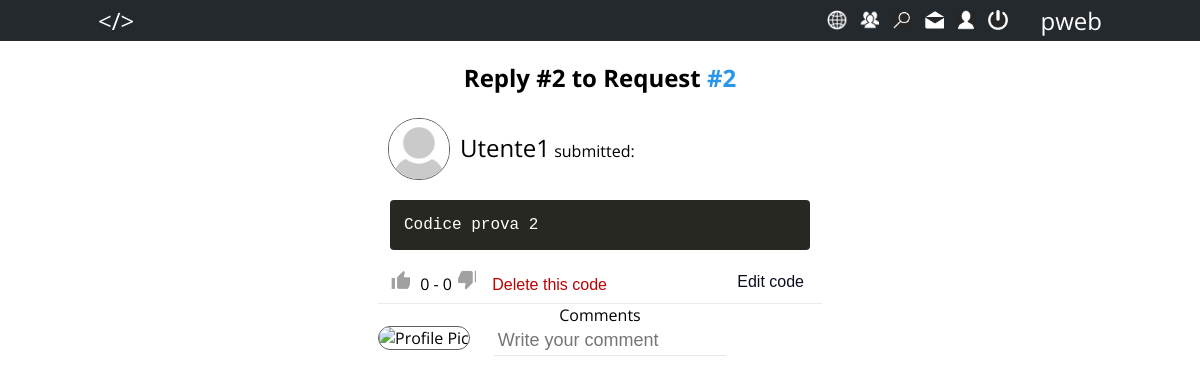
The app's page /php/code.php?id=2&req=2 (signed in) with its own data.
### tables this page shows
CREATE TABLE `risposta` (
  `ID` int(11) NOT NULL AUTO_INCREMENT,
  `Codice` text NOT NULL,
  `Richiesta` int(11) NOT NULL,
  `UltimaModifica` date NOT NULL,
  `Autore` int(11) NOT NULL,
  PRIMARY KEY (`ID`),
  KEY `Richiesta` (`Richiesta`),
  KEY `Autore` (`Autore`),
  CONSTRAINT `risposta_ibfk_1` FOREIGN KEY (`Richiesta`) REFERENCES `richiesta` (`ID`) ON DELETE NO ACTION ON UPDATE NO ACTION
);

CREATE TABLE `utente` (
  `ID` int(11) NOT NULL AUTO_INCREMENT,
  `Email` varchar(100) NOT NULL,
  `Username` varchar(100) NOT NULL,
  `Nome` varchar(100) NOT NULL,
  `Cognome` varchar(100) NOT NULL,
  `Password` varchar(100) NOT NULL,
  `Amministratore` tinyint(1) NOT NULL DEFAULT '0',
  `Esperienza` int(11) NOT NULL DEFAULT '0',
  `Image` tinyint(1) NOT NULL DEFAULT '0',
  PRIMARY KEY (`ID`),
  UNIQUE KEY `Username` (`Username`),
  UNIQUE KEY `Email` (`Email`)
);

### php/utils/managerDB.php (called while the page is built, shortened)
<?php
require UTILS_DIR.'configurationDB.php';
$dbmanager = new DBManager();
class DBManager {
		private $connection = null;
    	function openConnection(){
    		if (!$this->isOpened()){
    			global $host;
    			global $username;
    			global $password;
    			global $dbName;
    			$this->connection = new mysqli($host, $username, $password);
				$this->connection->select_db($dbName) or
					die ('Non posso usare il database selezionato: ' . mysqli_error());
			}
    	}
    	function isOpened(){
       		return ($this->connection != null);
    	}
		function performQuery($queryText) {
			return $this->connection->query($queryText);
		}
		function sqlInjectionFilter($parameter){
			return $this->connection->real_escape_string($parameter);
		}
		function closeConnection(){
			$this->connection = null;
		}
	}
?>

### php/utils/configurationDB.php (called while the page is built)
<?php
	$host = 'localhost';
	$username = 'root';
	$password = '';
	$dbName = 'codeportal';
?>

### php/utils/informationUtil.php (called while the page is built, shortened)
<?php
require UTILS_DIR.'managerDB.php';
function id2Pic($id) {
	global $dbmanager;
	$id = $dbmanager->sqlInjectionFilter($id);
	$query = 'SELECT U.Image '.
			 'FROM utente U '.
			 'WHERE U.ID='.$id;
	$result = $dbmanager->performQuery($query);
	return $result;
}
function getUser($id) {
	global $dbmanager;
	$id = $dbmanager->sqlInjectionFilter($id);
	$query = 'SELECT U.* '.
			 'FROM utente U '.
			 'WHERE U.ID='.$id;
	$result = $dbmanager->performQuery($query);
	return $result;
}
function getReply($id) {
	global $dbmanager;
	$id = $dbmanager->sqlInjectionFilter($id);
	$query = 'SELECT R.* '.
			 'FROM risposta R '.
			 'WHERE R.ID='.$id;
	$result = $dbmanager->performQuery($query);
	return $result;
}
function retLikes($code) {
	global $dbmanager;
	$code = $dbmanager->sqlInjectionFilter($code);
	$query = 'SELECT count(*) AS Likes '.
			 'FROM risposta R INNER JOIN likes L ON L.Risposta=R.ID '.
			 'WHERE R.ID='.$code;
	$result = $dbmanager->performQuery($query);
	$result = $result->fetch_assoc();
	return $result['Likes'];
}
function retDislikes($code) {
	global $dbmanager;
	$code = $dbmanager->sqlInjectionFilter($code);
	$query = 'SELECT count(*) AS Dislikes '.
			 'FROM risposta R INNER JOIN dislikes D ON D.Risposta=R.ID '.
			 'WHERE R.ID='.$code;
	$result = $dbmanager->performQuery($query);
	$result = $result->fetch_assoc();
	return $result['Dislikes'];
}
function retIsLiked($code) {
	global $dbmanager;
	$code = $dbmanager->sqlInjectionFilter($code);
	$query = 'SELECT IF( EXISTS ( '.
				'SELECT * '.
				'FROM likes L '.
				'WHERE L.Utente='.$_SESSION['userID'].' '.
				'AND L.Risposta='.$code.' '.
			 ' ) ,1,0) AS Result ';
	$result = $dbmanager->performQuery($query);
	$result = $result->fetch_assoc();
	return $result['Result'];
}
function retIsDisliked($code) {
	global $dbmanager;
	$code = $dbmanager->sqlInjectionFilter($code);
	$query = 'SELECT IF( EXISTS ( '.
				'SELECT * '.
				'FROM dislikes L '.
				'WHERE L.Utente='.$_SESSION['userID'].' '.
				'AND L.Risposta='.$code.' '.
			 ' ) ,1,0) AS Result ';
	$result = $dbmanager->performQuery($query);
	$result = $result->fetch_assoc();
	return $result['Result'];
}
?>

### php/code.php (the view, shortened to what this page needs)
<?php
require_once UTILS_DIR.'informationUtil.php';
require_once UTILS_DIR.'profilePicUtil.php';
$reply = getReply($_GET['id']);
$reply = $reply->fetch_assoc();
$author = getUser($reply['Autore']);
$author = $author->fetch_assoc();
?>
<!DOCTYPE html>
<html>
<head>
	<link rel="stylesheet" href="./../style/code.css" type="text/css">
	<link rel="stylesheet" href="./../style/menu.css" type="text/css">
</head>
<body>
	<?php include LAYOUT_DIR.'menu.php'; ?>
	<section>
		<div class="container">
			<h1>Reply #<?php echo $reply['ID']; ?> to Request <a href="./view.php?id=<?php echo $_GET['req']; ?>">#<?php echo $_GET['req']; ?></a></h1>
			<div class="author">
				<?php echo getPic($author['ID']); ?>
				<?php
					if ($author['Amministratore'])
						echo '<span class="admin">'.$author['Username'].'</span>';
					else
						echo '<span>'.$author['Username'].'</span>';
				?> submitted:
			</div>
			<div class="code">
				<div class="code_container">
					<pre><?php echo htmlspecialchars($reply['Codice']); ?></pre>
				</div>
				<div class="rating_container">
					<div class="icon like <?php if(retIsLiked($reply['ID'])) echo 'selected'; ?>"></div>
					<span><?php echo retLikes($reply['ID']).' - '.retDislikes($reply['ID']);?></span>
					<div class="icon dislike <?php if(retIsDisliked($reply['ID'])) echo 'selected'; ?>"></div>
					<?php
						if ($_SESSION['userID']==$author['ID'] || $_SESSION['admin']) {
							echo '<div id="remove_container">'.
									'<form action="./utils/interactionDB.php?action=rmcode" method="POST" '.
											'enctype="application/x-www-form-urlencoded">'.
										'<input type="hidden" name="code_id" value="'.$reply['ID'].'">'.
										'<input type="submit" value="Delete this code">'.
									'</form>'.
								 '</div>';
							echo '<div id="change_container">'.
									'<form action="./new_code.php?id='.$reply['Richiesta'].'" method="POST" '.
											'enctype="application/x-www-form-urlencoded"> '.
										'<input type="hidden" name="code_id" value="'.$reply['ID'].'"> '.
										'<input type="hidden" name="old_code" value="'.htmlspecialchars($reply['Codice']).'"> '.
										'<input type="submit" value="Edit code"> '.
									'</form> '.
								 '</div>';
						}
					?>
				</div>
			</div>
			<div>
				<div class="comments">
					<span>Comments</span>
					<div>
						<div class="comment">
							<div class="profile_pic">
								<?php echo getPic($_SESSION['userID']); ?>
							</div>
							<div class="content">
								<form action="./utils/interactionDB.php?action=newcomment" method="POST"
									enctype="application/x-www-form-urlencoded">
									<textarea name="comment" placeholder="Write your comment" autocomplete="off" maxlength="10000" rows="1" required></textarea>
								</form>
							</div>
						</div>
					</div>
				</div>
			</div>
		</div>
	</section>
</body>
</html>

### style/code.css (style rules this page uses)
html, body { margin: 0; padding: 0; font-family: 'Open Sans', sans-serif; }
a { text-decoration: none; color: inherit; }
h1 a { color: #2896EB; }
section { display: block; text-align: center; margin-bottom: 200px; }
.container { display: inline-block; margin: 0 auto; max-width: 1012px; }
.author { display: block; overflow: hidden; height: 60px; padding: 4px 10px; text-align: left; margin-bottom: 10px; }
.author span { display: inline; line-height: 60px; margin-left: 10px; color: black; font-size: 24px; }
.code { display: block; margin: 0 auto; overflow: hidden; padding: 8px 12px; min-width: 420px; border-bottom: thin solid rgb(235,235,235); }
.code .code_container { display: block; font-size: 16px; font-family: monospace; color: white; background-color: rgb(39, 40, 34); border-radius: 4px; padding: 0 14px; text-align: left; margin-bottom: 20px; max-height: 860px; overflow: scroll; }
.rating_container { display: block; text-align: left; cursor: default; }
.icon { display: inline-block; background-repeat: no-repeat; height: 25px; width: 25px; cursor: pointer; }
.like { background-image: url('./../images/like.png'); }
.dislike { background-image: url('./../images/dislike.png'); }
.comment { display: block; overflow: hidden; text-align: left; cursor: default; }
.profile_pic { display: inline-block; float: left; }
.content { display: inline-block; margin-left: 14px; }
.content textarea { display: block; font-size: 18px; padding: 4px; border: none; border-bottom: 1px solid #E7E7E7; margin-left: 10px; resize: none; font-weight: 300; color: #333333; font-family: sans-serif; text-align: left; }
#change_container { display: inline-block; float: right; cursor: pointer; }
#change_container input[type=submit] { display: inline; border: none; color: #0A0E21; font-size: 16px; background-color: white; cursor: pointer; }
#remove_container { display: inline-block; }
#remove_container input[type=submit] { background-color: white; border: none; font-size: 16px; color: #BC0404; cursor: pointer; }

### style/menu.css (style rules this page uses)
.icon { display: inline-block; height: 20px; width: 20px; background-color: transparent; background-size: cover; background-repeat: no-repeat; margin-right: 6px; cursor: pointer; }

### records on screen
risposta: ID "2", Codice "Codice prova 2"
utente: Username "Utente1"

### other values on screen
$_SESSION['username'] "pweb"
$_GET['req'] "2"
retLikes($reply['ID']) "0"
retDislikes($reply['ID']) "0"
